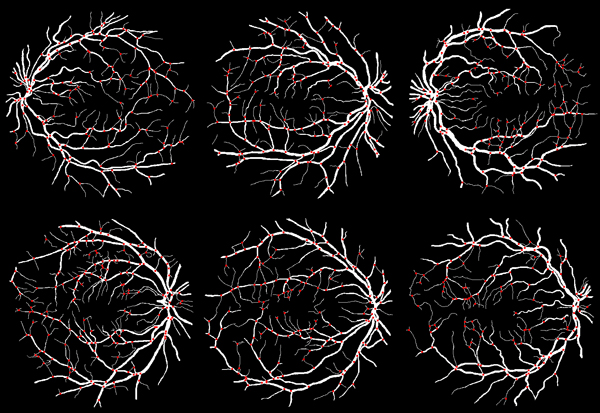
#> input picture Frontend/public/images/retinal_image.jpeg, 600 x 413 px
$ python resize.py
#> lines starting #> are read from the running program, lines starting #| are printed output that depends on the picture
# 5981 × 3164
import cv2

img = cv2.imread("retinal_image.jpeg", cv2.IMREAD_COLOR)
#> img is the input picture: shape (413, 600, 3); mean B, G, R 23, 23, 25.7
img = cv2.resize(img, (5981, 3164))
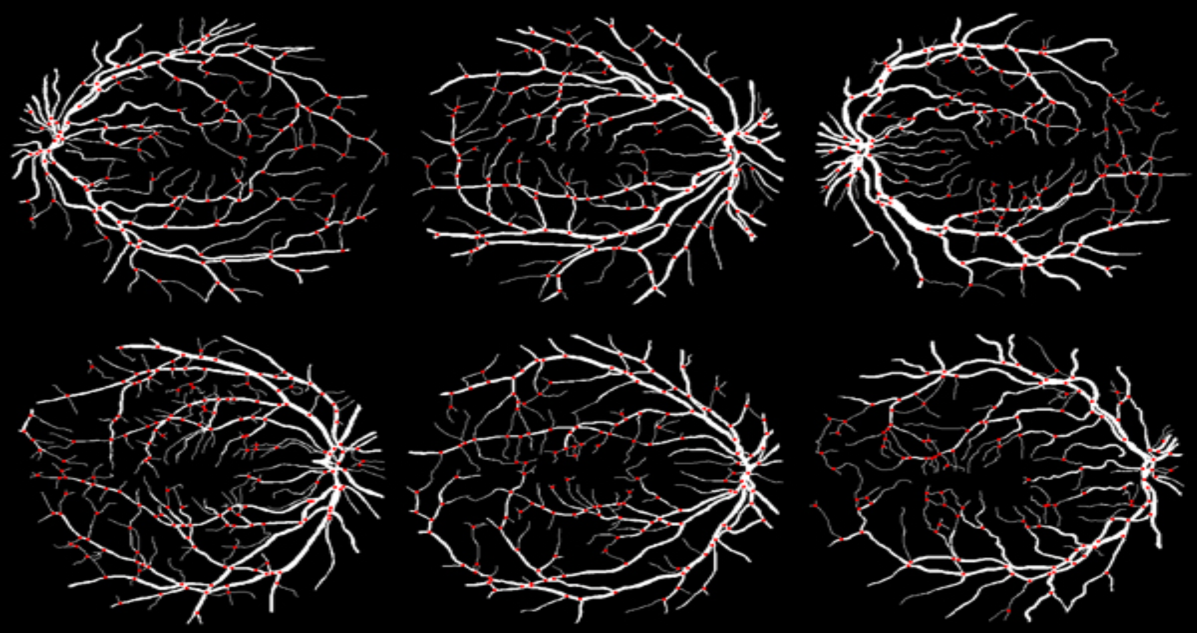
#> img: shape (3164, 5981, 3) (shown at 1/5 size); mean B, G, R 22.9, 22.9, 25.6
cv2.imwrite("retinal_image_1.jpeg", img)
